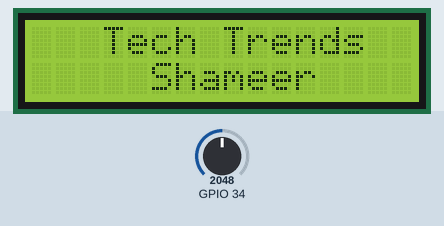
A sketch run on a simulated ESP32. Parts: 16×2 character LCD. The test bench sets the inputs (shaded band); at power-on: GPIO 34 = 2048. WiFi joins after 1.5 s; servers stay silent unless stated; what the sketch prints to the serial monitor is not drawn.

Above: at 1.9 s.
At 7.1 s:
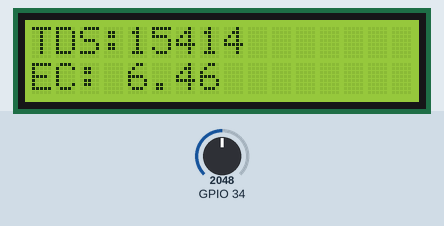
7.2 s: GPIO 34 set to 2866
At 8.3 s:
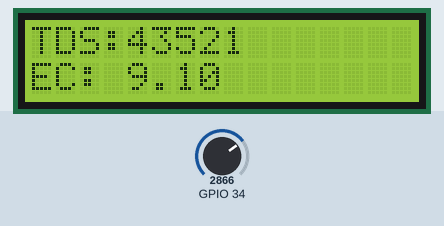
9.4 s: GPIO 34 set to 3603
At 11.2 s:
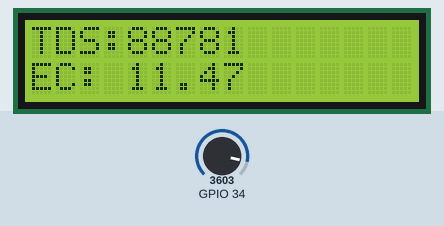
11.5 s: GPIO 34 set to 4095
At 13.4 s:
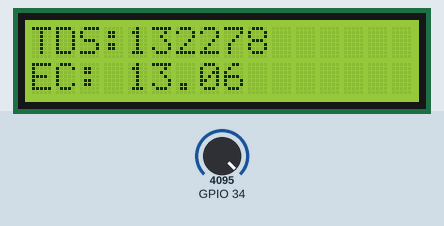
Timing chart, 0 to 14.9 s (numbered marks = the images above; inputs shaded):
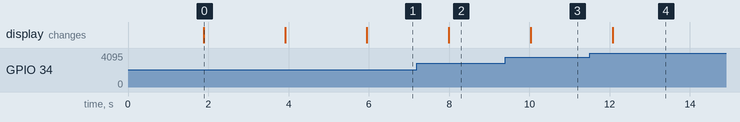

Measured:
- after the input at 7.2 s, the display: changes after 0.79 s (image 2)
- after the input at 9.4 s, the display: changes after 0.63 s (image 3)
- after the input at 11.5 s, the display: changes after 0.57 s (image 4)
- what the display in image 0 shows lasts 2.0 s, from 1.9 s to 3.9 s

The sketch:

smart-water-quality-monitoring-with-esp32-blynk-iot.ino
```cpp
#define BLYNK_TEMPLATE_ID "TMPL3bQHcYr6I"
#define BLYNK_TEMPLATE_NAME "Water Quality Monitoring"
#define BLYNK_AUTH_TOKEN "c08Yk6MoHeHBwdltofui6UkdKCjIGprVuoPQpC"

// Comment this out to disable prints and save space
#define BLYNK_PRINT Serial
#include <BlynkSimpleEsp32.h>
#include <WiFi.h>

#include <WiFiClient.h>
#include <LiquidCrystal_I2C.h>

// LCD configuration
LiquidCrystal_I2C lcd(0x27, 16, 2);

// Your WiFi credentials.
// Set password to "" for open networks.
char ssid[] = "WiFi Username";
char pass[] = "WiFi Password";

char auth[] = BLYNK_AUTH_TOKEN;

namespace pin {
    const byte tds_sensor = 34;
}

namespace device {
    float aref = 3.3; // Vref, this is for 3.3v compatible controller boards, for Arduino use 5.0v.
}

namespace sensor {
    float ec = 0;
    unsigned int tds = 0;
    float ecCalibration = 1;
}

void setup() {
    Serial.begin(115200); // Debugging on hardware Serial 0
    Blynk.begin(auth, ssid, pass);
    // Initialize LCD
  lcd.init();
  lcd.backlight();
  // Display "Tech Trends Shameer"
  lcd.setCursor(3, 0);
  lcd.print("Tech Trends ");
  lcd.setCursor(3, 1);
  lcd.print("  Shameer    ");
  delay(2000);  // Wait for 3 seconds
// Clear the LCD and display "Water Quality Monitoring"
  lcd.clear();
  lcd.setCursor(1, 0);
  lcd.print("Water Quality");
  lcd.setCursor(3, 1);
  lcd.print("Monitoring   ");
  lcd.setCursor(12, 0);  // Adjust the position for the heart symbol

  delay(2000);
  lcd.clear();

}

void loop() {
    Blynk.run();
    readTdsQuick();
    delay(1000);
}

void readTdsQuick() {
    // Read the raw analog value and convert to voltage
    float rawEc = analogRead(pin::tds_sensor) * device::aref / 1024.0;

    // Debugging: Print the raw analog value
    Serial.print(F("Raw Analog Value: "));
    Serial.println(rawEc);

    // Adjust this offset based on the sensor's dry reading (without immersion)
    float offset = 0.14; // Set this to the observed raw analog value in air

    // Apply calibration and offset compensation
    sensor::ec = (rawEc * sensor::ecCalibration) - offset;

    // If the EC is below zero after adjustment, set it to zero
    if (sensor::ec < 0) sensor::ec = 0;

    // Convert voltage value to TDS value using a cubic equation
    sensor::tds = (133.42 * pow(sensor::ec, 3) - 255.86 * sensor::ec * sensor::ec + 857.39 * sensor::ec) * 0.5;

    // Debugging: Print the TDS and EC values
    Serial.print(F("TDS: "));
    Serial.println(sensor::tds);
    Serial.print(F("EC: "));
    Serial.println(sensor::ec, 2);
    lcd.setCursor(0, 0);
    lcd.print("TDS: ");

    lcd.setCursor(4,0);
    lcd.print(sensor::tds);

    lcd.setCursor(0,1);
    lcd.print("EC: ");

    lcd.setCursor(4,1);
    lcd.print(sensor::ec);

    // Send data to Blynk virtual pins
    Blynk.virtualWrite(V0, sensor::tds);
    Blynk.virtualWrite(V1, sensor::ec);
}
```
